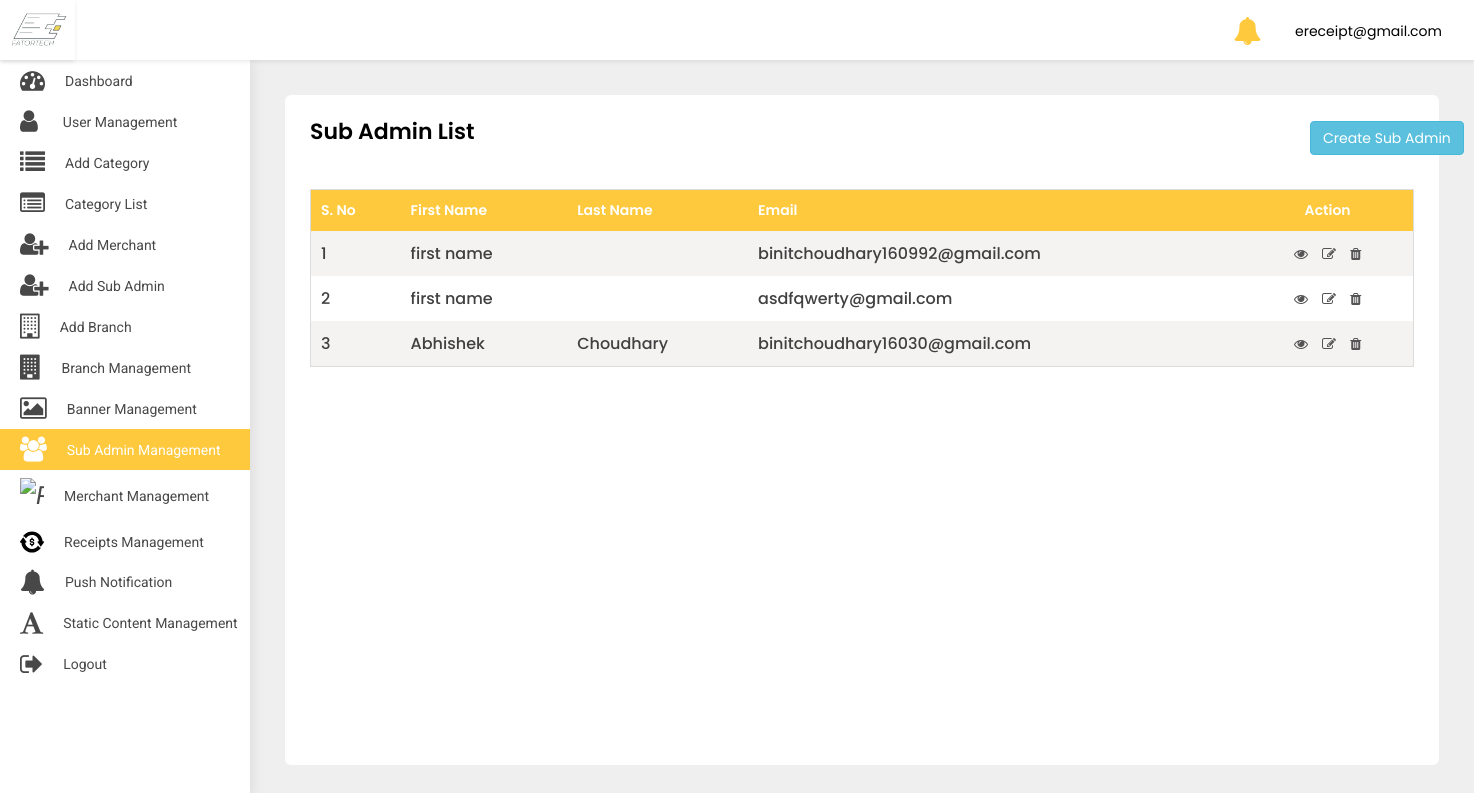
Page /adminpanel/sub-admin-list/ (signed in) on the earlier database version.
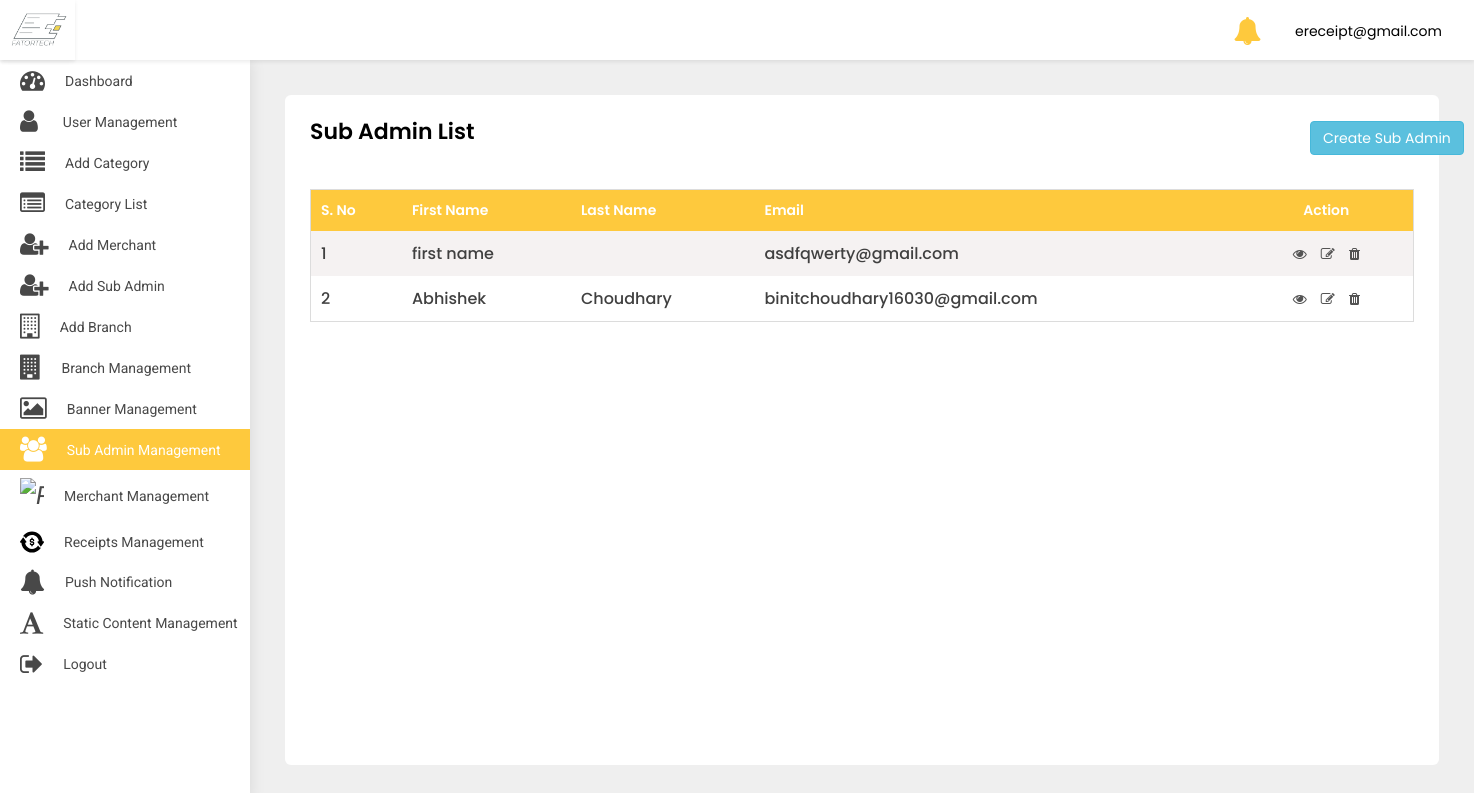
Same page on the later database version.
### src/models.py (models this page shows)
class User(AbstractBaseUser, PermissionsMixin):
    first_name = models.CharField(default='first name', max_length=100)
    last_name = models.CharField(default='', max_length=100, null=True, blank=True)
    email = models.CharField(default='', max_length=255, unique=True)
    country_code = models.CharField(default='+91', max_length=10)
    phone_number = models.CharField(default='', max_length=18)
    profile_pic = models.ImageField(default='default_profile.png', null=True, blank=True)
    device_token = models.CharField(default='', max_length=500, null=True, blank=True)
    password = models.CharField(default='', max_length=100)
    confirm_password = models.CharField(default='', max_length=100)
    is_merchant = models.BooleanField(default=False)
    is_subadmin = models.BooleanField(default=False)
    created_at = models.DateTimeField(auto_now_add=True)
    is_active = models.BooleanField(default=True)
    is_staff = models.BooleanField(default=False)
    can_manage_merchant = models.BooleanField(default=False)
    can_manage_category = models.BooleanField(default=False)
    can_manage_branch = models.BooleanField(default=False)
    can_manage_receipts = models.BooleanField(default=False)
    can_manage_dashboard = models.BooleanField(default=False)
    objects = UserManager()
    USERNAME_FIELD = 'email'
    class Meta:
        ordering = ('-created_at',)

### adminpanel/views.py (the view)
# urls.py: path('sub-admin-list/', SubAdminList.as_view(), name='sub-admin-list'),
class SubAdminList(LoginRequiredMixin, ListView):
    login_url = 'adminpanel:login'
    model = User
    template_name = 'sub-admin-list.html'
    def get(self, request, *args, **kwargs):
        user = User.objects.filter(is_subadmin=True)
        return render(self.request, 'sub-admin-list.html', {'object_list': user})

### adminpanel/templates/sub-admin-list.html (shortened to what this page needs)
{% extends 'base-ereceipt.html' %}
{% block body %}
<div class="WrapperArea">
    <div class="WrapperBox">
        <div class="Small-Wrapper">
            <h4 class="Title">Sub Admin List</h4>
            <a href="{% url 'adminpanel:add-sub-admin' %}" class="btn btn-info" style="margin-left:1000px;margin-top:-38px;">Create Sub Admin</a>
            <div class="TableList">
                <div class="dragscroll">
                    <table>
                        <thead>
                        <tr>
                            <th>S. No</th>
                            <th>First Name</th>
                            <th>Last Name</th>
                            <th>Email</th>
                            <th>Action</th>
                        </tr>
                        </thead>
                        <tbody>
                        {% for object in object_list %}
                        <tr>
                            <td>{{forloop.counter}}</td>
                            <td>{{object.first_name}}</td>
                            <td>{{object.last_name}}</td>
                            <td>{{object.email}}</td>
                            <td>
                                <a href="{% url 'adminpanel:sub-admin-detail' object.id %}"><i class="fa fa-eye"></i></a>
                                <a href="{% url 'adminpanel:update-sub-admin' object.id %}"><i class="fa fa-edit"></i></a>
                                <a href="{% url 'adminpanel:delete-sub-admin' object.id %}"><i class="fa fa-trash"></i></a>
                            </td>
                        </tr>
                        {% endfor %}
                        </tbody>
                    </table>
                </div>
            </div>
        </div>
    </div>
</div>
{% endblock body %}

### adminpanel/templates/base-ereceipt.html (shortened to what this page needs)
{% load static %}
<head>
    <link rel="stylesheet" type="text/css" href="{% static 'adminpanel/css/select2.min.min.css' %}">
    <link type="text/css" rel="stylesheet" href="{% static 'adminpanel/css/style.css' %}">
    <link rel="stylesheet" href="{% static 'adminpanel/css/media.css' %}">
    <link rel="stylesheet"
          href="https://cdnjs.cloudflare.com/ajax/libs/bootstrap-select/1.13.1/css/bootstrap-select.css"/>
</head>
<body>
<div class="Header">
    <div class="Logo">
        <img src="{% static 'adminpanel/images/logo.jpg' %}">
    </div>
    <div class="Navigation">
        {% if user.is_superuser %}
        <div class="header-notifications">
            <a href="{% url 'adminpanel:notification' %}">
                <i class="fa fa-bell fa-2x" aria-hidden="true"></i>
            </a>
        </div>
        {% endif %}
        {% if user.is_authenticated %}
        <div class="Avater">
            <a href="javascript:void(0);">
                {{user}} </a>
        </div>
        {% endif %}
    </div>
</div>
<div class="SidenavBar">
    <ul>
        {% if user.is_superuser %}
        <li class="nav-item nav-link {% if request.resolver_match.view_name  == 'adminpanel:dashboard' %}active{% endif %}">
            <a href="{% url 'adminpanel:dashboard'  %}">
                <span><i class="fa fa-tachometer"></i></span> Dashboard
            </a>
        </li>
        <li class="nav-item nav-link {% if request.resolver_match.view_name  == 'adminpanel:users-list' %}active{% endif %}">
            <a href="{% url 'adminpanel:users-list' %}">
                <span><i class="fa fa-user"></i></span> User Management
            </a>
        </li>
        <li class="nav-item nav-link {% if request.resolver_match.view_name  == 'adminpanel:category' %}active{% endif %}">
            <a href="{% url 'adminpanel:category' %}">
                <span><i class="fa fa-list"></i></span> Add Category
            </a>
        </li>
        <li class="nav-item nav-link {% if request.resolver_match.view_name  == 'adminpanel:category-list' %}active{% endif %}">
            <a href="{% url 'adminpanel:category-list' %}">
                <span><i class="fa fa-list-alt"></i></span>Category List
            </a>
        </li>
        <li class="nav-item nav-link {% if request.resolver_match.view_name  == 'adminpanel:add-merchant' %}active{% endif %}">
            <a href="{% url 'adminpanel:add-merchant' %}">
                <span><i class="fa fa-user-plus"></i></span> Add Merchant
            </a>
        </li>
        <li class="nav-item nav-link {% if request.resolver_match.view_name  == 'adminpanel:add-sub-admin' %}active{% endif %}">
            <a href="{% url 'adminpanel:add-sub-admin' %}">
                <span><i class="fa fa-user-plus"></i></span> Add Sub Admin
            </a>
        </li>
        <li class="nav-item nav-link {% if request.resolver_match.view_name  == 'adminpanel:add-branch' %}active{% endif %}">
            <a href="{% url 'adminpanel:add-branch' %}">
                <span><i class="fa fa-building-o"></i></span> Add Branch
            </a>
        </li>
        <li class="nav-item nav-link {% if request.resolver_match.view_name  == 'adminpanel:branch-list' %}active{% endif %}">
            <a href="{% url 'adminpanel:branch-list' %}">
                <span><i class="fa fa-building"></i></span>Branch Management
            </a>
        </li>
        <li class="nav-item nav-link {% if request.resolver_match.view_name  == 'adminpanel:banner-list' %}active{% endif %}">
            <a href="{% url 'adminpanel:banner-list' %}">
                <span><i class="fa fa-image"></i></span>Banner Management
            </a>
        </li>
        <li class="nav-item nav-link {% if request.resolver_match.view_name  == 'adminpanel:sub-admin-list' %}active{% endif %}">
            <a href="{% url 'adminpanel:sub-admin-list' %}">
                <span><i class="fa fa-users"></i></span>Sub Admin Management
            </a>
        </li>
        <li class="nav-item nav-link {% if request.resolver_match.view_name  == 'adminpanel:merchant-list' %}active{% endif %}">
            <a href="{% url 'adminpanel:merchant-list' %}">
                <span><i class="faImg"><img src="{% static 'adminpanel/images/profession.svg' %}" alt="paid"
                                            class="img-fluid"></i></span>
                <p>Merchant Management</p>
            </a>
        </li>
        <li class="nav-item nav-link {% if request.resolver_match.view_name  == 'adminpanel:receipt-list' %}active{% endif %}">
            <a href="{% url 'adminpanel:receipt-list' %}">
                <span><i class="faImg"><img src="{% static 'adminpanel/images/transaction.svg' %}" alt="paid"
                                            class="img-fluid"></i></span>
                <p>Receipts Management</p>
            </a>
        </li>
        <li class="nav-item nav-link {% if request.resolver_match.view_name  == 'adminpanel:send-notification' %}active{% endif %}">
            <a href="{% url 'adminpanel:send-notification' %}">
                <span><i class="fa fa-bell"></i></span>
                <p>Push Notification</p>
            </a>
        </li>
        <li class="nav-item nav-link {% if request.resolver_match.view_name  == 'adminpanel:static-content' %}active{% endif %}">
            <a href="{% url 'adminpanel:static-content' %}">
                <span><i class="fa fa-font"></i></span>
                <p>Static content Management</p>
            </a>
        </li>
        <li class="nav-item nav-link {% if request.resolver_match.view_name  == 'logout' %}active{% endif %}">
            <a href="{% url 'logout' %}">
                <span><i class="fa fa-sign-out"></i></span>
                <p>Logout</p>
            </a>
        </li>
        {% endif %}
    </ul>
</div>
{% block body %}
{% endblock body %}
</body>
</html>

### static/adminpanel/css/style.css (style rules this page uses)
body { margin: 0; padding: 0; font-family: 'Poppins', sans-serif !important; font-size: 13px; color: #3a3a3a; font-weight: 400; }
* { margin: 0px; padding: 0px; }
h1, h2, h3, h4, h5, h6, p { margin: 0; padding: 0; }
ul, li, ol { list-style-type: none; margin: 0; padding: 0; }
a { text-decoration: none; outline: none; }
img { border: 0; outline: none; max-width: 100%; }
table { width: 100%; }
p { margin: 0; padding: 0; }
.Header { box-shadow: 0 2px 4px rgba(0, 0, 0, .08); -webkit-box-shadow: 0 2px 4px rgba(0, 0, 0, .08); position: fixed; width: 100%; left: 0; top: 0; background-color: #fff; z-index: 99 }
.Header .Logo { width: 75px; text-align: center; padding: 5px 0; float: left; height: 60px; box-shadow: 0 2px 4px rgba(0, 0, 0, .08); }
.Header .Logo img { height: 100%; width: 100%; object-fit: cover; }
.Header .Navigation { transition: all 0.2s ease; margin-left: 235px; padding: 7px 3.2rem; width: calc(100% - 235px); text-align: right; height: 60px }
.Header .Navigation .Avater { margin: 5px 0 5px 30px; position: relative; display: inline-block }
.Header .Navigation .Avater a { display: flex; align-items: center; font-size: 14px; color: #000 }
.Header .Navigation .header-notifications { margin: 5px 0 5px 30px; position: relative; display: inline-block; top:5px; }
.Header .Navigation .header-notifications a { display: flex; align-items: center; font-size: 14px; color: #fec93d; }
.SidenavBar { height: calc(100% - 60px); position: fixed; width: 250px; top: 60px; padding: 0; overflow: auto; box-shadow: 0 0 15px rgba(0, 0, 0, .1); background-color: #fff; z-index: 2; transition: 0.2s all ease-in-out; }
.SidenavBar ul { margin: 0 }
.SidenavBar ul li { margin: 0 }
.SidenavBar ul li a { display: flex; cursor: pointer; padding: 8px 20px 8px 20px; transition: 0.2s all ease-in-out; color: #484848; font-family: "Roboto"; font-size: 14px; text-transform: capitalize; position: relative; align-items: center; overflow: hidden; white-space: nowrap; }
.SidenavBar ul li a span { font-size: 25px; margin-right: 20px; }
.SidenavBar ul li:nth-child(2) a span { margin-right: 25px; }
.SidenavBar ul li.active a, .SidenavBar ul li a:hover { background-color: #fec93d; color: #fff; }
.WrapperArea { margin-left: 250px; flex: 1 1 auto; display: flex; flex-direction: column; margin-top: 60px; transition: 0.2s all ease-in-out; background-color: #efefef; }
.WrapperArea .WrapperBox { padding: 35px; background-color: #efefef; min-height: calc(100vh - 60px) }
.Small-Wrapper { background-color: #fff; padding: 25px; border-radius: 6px; height: 100%; min-height: calc(100vh - 130px); }
h4.Title { margin: 0 0 15px; font-weight: 600; color: #000; text-transform: capitalize; font-size: 22px; display:inline-block; }
.TableList table { border: 1px solid #dcdcdc }
.TableList table tr:nth-child(odd) { background-color: #f5f2f2 }
.TableList table tr th, .TableList table tr td { padding: 10px 10px }
.TableList table tr th { background-color: #fec93d; font-weight: 600; text-transform: capitalize; color: #fff; font-size: 14px; background-image: url(../images/sorting.png); background-repeat: no-repeat; background-position: 96% 50% }
.TableList table tr td { font-weight: 500; color: #404040 }
.TableList table tr th:last-child, .TableList table tr td:last-child { text-align: center; min-width: 105px }
.TableList table tr td:last-child a { color: #545454; margin: 0 5px; font-size: 14px; display: inline-block }
.dragscroll { overflow: auto; }
.faImg { width: 24px !important; display: block; }
.TableList { margin-top:30px; }

Differences in the rows shown:
removed User: first_name "first name", email "binitchoudhary160992@gmail.com"
